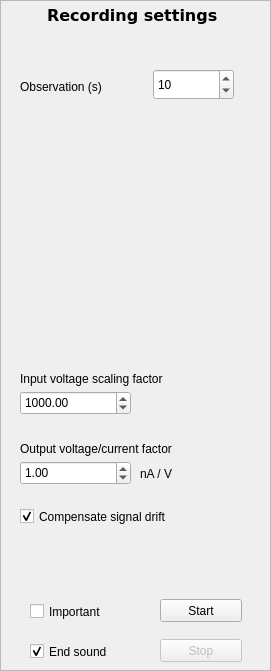
   <widget class="QFrame" name="frameAux4">
    <property name="geometry">
     <rect>
      <x>1050</x>
      <y>20</y>
      <width>271</width>
      <height>671</height>
     </rect>
    </property>
    <property name="frameShape">
     <enum>QFrame::StyledPanel</enum>
    </property>
    <property name="frameShadow">
     <enum>QFrame::Raised</enum>
    </property>
    <widget class="QPushButton" name="buttonStart">
     <property name="geometry">
      <rect>
       <x>160</x>
       <y>599</y>
       <width>82</width>
       <height>23</height>
      </rect>
     </property>
     <property name="text">
      <string>Start</string>
     </property>
    </widget>
    <widget class="QCheckBox" name="checkImp">
     <property name="geometry">
      <rect>
       <x>30</x>
       <y>601</y>
       <width>88</width>
       <height>21</height>
      </rect>
     </property>
     <property name="text">
      <string>Important</string>
     </property>
    </widget>
    <widget class="QCheckBox" name="checksound">
     <property name="geometry">
      <rect>
       <x>30</x>
       <y>641</y>
       <width>111</width>
       <height>21</height>
      </rect>
     </property>
     <property name="text">
      <string>End sound</string>
     </property>
     <property name="checked">
      <bool>true</bool>
     </property>
    </widget>
    <widget class="QLabel" name="label_33">
     <property name="geometry">
      <rect>
       <x>47</x>
       <y>5</y>
       <width>261</width>
       <height>20</height>
      </rect>
     </property>
     <property name="font">
      <font>
       <family>DejaVu Sans</family>
       <pointsize>12</pointsize>
       <weight>75</weight>
       <italic>false</italic>
       <bold>true</bold>
      </font>
     </property>
     <property name="text">
      <string>Recording settings</string>
     </property>
    </widget>
    <widget class="QCheckBox" name="checkDrift">
     <property name="geometry">
      <rect>
       <x>20</x>
       <y>506</y>
       <width>181</width>
       <height>21</height>
      </rect>
     </property>
     <property name="text">
      <string>Compensate signal drift</string>
     </property>
     <property name="checked">
      <bool>true</bool>
     </property>
    </widget>
    <widget class="QLabel" name="label_92">
     <property name="geometry">
      <rect>
       <x>20</x>
       <y>371</y>
       <width>181</width>
       <height>16</height>
      </rect>
     </property>
     <property name="text">
      <string>Input voltage scaling factor</string>
     </property>
    </widget>
    <widget class="QLabel" name="label_93">
     <property name="geometry">
      <rect>
       <x>20</x>
       <y>441</y>
       <width>231</width>
       <height>16</height>
      </rect>
     </property>
     <property name="text">
      <string>Output voltage/current factor</string>
     </property>
    </widget>
    <widget class="QDoubleSpinBox" name="doubleInputFactor">
     <property name="geometry">
      <rect>
       <x>20</x>
       <y>391</y>
       <width>111</width>
       <height>24</height>
      </rect>
     </property>
     <property name="minimum">
      <double>-9999.000000000000000</double>
     </property>
     <property name="maximum">
      <double>9999.000000000000000</double>
     </property>
     <property name="value">
      <double>1000.000000000000000</double>
     </property>
    </widget>
    <widget class="QDoubleSpinBox" name="doubleOutputFactor">
     <property name="geometry">
      <rect>
       <x>20</x>
       <y>461</y>
       <width>111</width>
       <height>24</height>
      </rect>
     </property>
     <property name="minimum">
      <double>-9999.000000000000000</double>
     </property>
     <property name="maximum">
      <double>9999.000000000000000</double>
     </property>
     <property name="value">
      <double>1.000000000000000</double>
     </property>
    </widget>
    <widget class="QLabel" name="label_94">
     <property name="geometry">
      <rect>
       <x>140</x>
       <y>466</y>
       <width>61</width>
       <height>15</height>
      </rect>
     </property>
     <property name="text">
      <string>nA / V</string>
     </property>
    </widget>
    <widget class="QPushButton" name="buttonStop">
     <property name="enabled">
      <bool>false</bool>
     </property>
     <property name="geometry">
      <rect>
       <x>160</x>
       <y>639</y>
       <width>82</width>
       <height>23</height>
      </rect>
     </property>
     <property name="text">
      <string>Stop</string>
     </property>
    </widget>
    <widget class="QLabel" name="label_100">
     <property name="geometry">
      <rect>
       <x>20</x>
       <y>76</y>
       <width>101</width>
       <height>21</height>
      </rect>
     </property>
     <property name="text">
      <string>Observation (s)</string>
     </property>
    </widget>
    <widget class="QSpinBox" name="intTimeObservation">
     <property name="geometry">
      <rect>
       <x>153</x>
       <y>69</y>
       <width>81</width>
       <height>31</height>
      </rect>
     </property>
     <property name="maximum">
      <number>99999</number>
     </property>
     <property name="singleStep">
      <number>10</number>
     </property>
     <property name="value">
      <number>10</number>
     </property>
    </widget>
   </widget>
